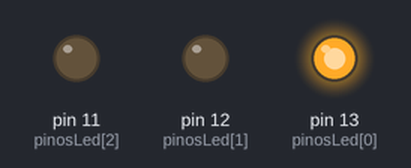
This sketch was run on a simulated Arduino Uno, built with avr-gcc and run on an emulated ATmega328P. On the bench: output pins drawn as LEDs (lit = HIGH).

Above: at 0.15 s.
At 0.75 s:
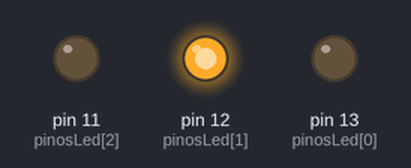
At 1.35 s:
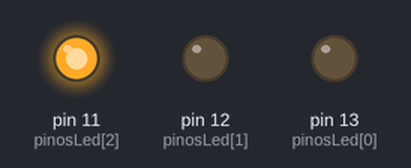
At 3.45 s:
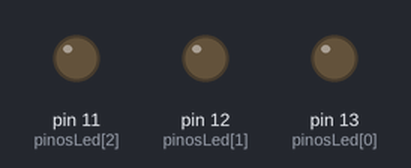
Timing chart, 0 to 4.1 s (numbered marks = the images above):
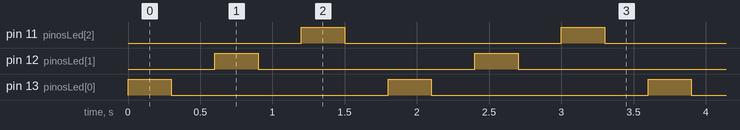

The sketch:

sequ_ncia_de_leds1.ino
```cpp
// Atividade 2: Sequência de LEDs
int pinosLed[] = {13, 12, 11};
int tempo = 300;
void setup() {
// Usa um laço 'for' para configurar todos os pinos
for (int i = 0; i < 3; i++) {
pinMode(pinosLed[i], OUTPUT);
}
}

void loop() {
// Liga e desliga cada LED em sequência
for (int i = 0; i < 3; i++) {
digitalWrite(pinosLed[i], HIGH);
delay(tempo);
digitalWrite(pinosLed[i], LOW);
delay(tempo);
}
}
```

Measured:
- by itself, pin 11 (pinosLed[2]), pin 12 (pinosLed[1]), pin 13 (pinosLed[0]): alternates HIGH for 0.30 s and LOW for 1.5 s
- by itself, everything shown: repeats every 1.8 s, in 6 steps
